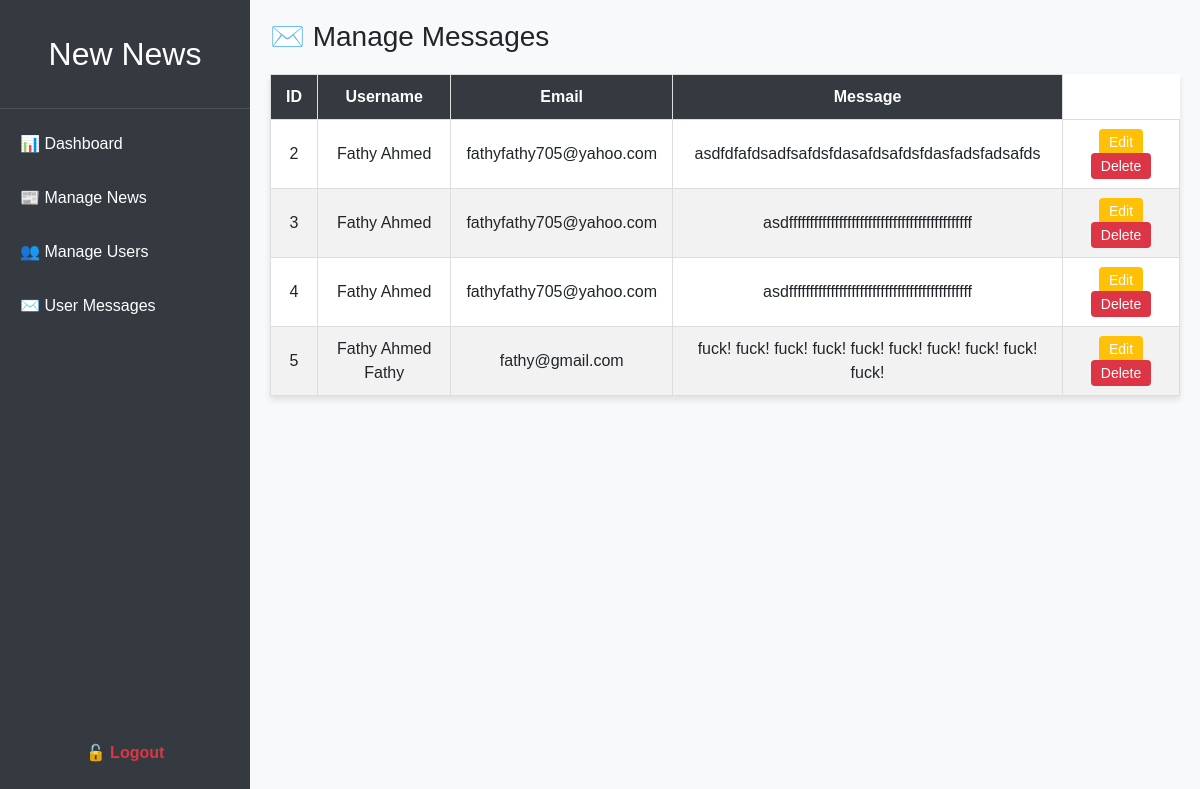
/admin/manage_message.php, run on the app's committed database.
### tables this page shows
CREATE TABLE `message` (
  `message_id` int(11) NOT NULL,
  `email_message` text NOT NULL,
  `message_content` text NOT NULL,
  `username` text DEFAULT NULL
);

### admin/manage_message.php (the view, shortened to what this page needs)
<?php
  require '../connection.php';
?>
<!DOCTYPE html>
<html lang="en">
<head>
  <link href="https://cdn.jsdelivr.net/npm/bootstrap@5.3.0/dist/css/bootstrap.min.css" rel="stylesheet">
  <link rel="stylesheet" href="../css/manage_message.css">
</head>
<body>
  <div class="sidebar">
  <h2><a href="/newnews">New News</a></h2>
    <a href="AdminPanel.php">📊 Dashboard</a>
      <a href="manage_news.php">📰 Manage News</a>
      <a href="manage_user.php">👥 Manage Users</a>
      <a href="manage_message.php">✉️ User Messages</a>
      <div class="logout-btn">
        <a href="logout.php">🔓 Logout</a>
    </div>
  </div>
  <div class="main-content">
    <h1>✉️ Manage Messages</h1>
    <table>
      <thead>
        <tr>
          <th>ID</th>
          <th>Username</th>
          <th>Email</th>
          <th>Message</th>
        </tr>
      </thead>
      <tbody>
        <?php
          $sql = "SELECT message_id,username,email_message,message_content FROM message";
          $result = $conn->query($sql);
          if ($result->num_rows > 0) {
              while ($row = $result->fetch_assoc()) {
                  echo "<tr>
                          <td>{$row['message_id']}</td>
                          <td>{$row['username']}</td>
                          <td>{$row['email_message']}</td>
                          <td>{$row['message_content']}</td>
                          <td>
                            <a href='#' class='action-btn edit-btn'>Edit</a>
                            <a href='delete_message.php' class='action-btn delete-btn'>Delete</a>
                          </td>
                        </tr>";
              }
          } else {
              echo "<tr><td colspan='6'>No users found</td></tr>";
          }
        ?>
      </tbody>
    </table>
  </div>
</body>
</html>

### css/manage_message.css (style rules this page uses)
body { font-family: Arial, sans-serif; margin: 0; padding: 0; background-color: #f8f9fa; }
.sidebar { width: 250px; height: 100vh; background-color: #343a40; color: white; position: fixed; top: 0; left: 0; display: flex; flex-direction: column; }
.sidebar h2 { text-align: center; padding: 20px 0; border-bottom: 1px solid #495057; }
.sidebar a { text-decoration: none; color: white; padding: 15px 20px; display: block; transition: background 0.3s; }
.logout-btn { margin-top: auto; margin-bottom: 20px; text-align: center; }
.logout-btn a { color: #dc3545; font-weight: bold; }
.main-content { margin-left: 250px; padding: 20px; }
.main-content h1 { font-size: 28px; margin-bottom: 20px; }
table { width: 100%; background-color: white; border-collapse: collapse; box-shadow: 0 4px 6px rgba(0, 0, 0, 0.1); }
table th, table td { padding: 10px 15px; border: 1px solid #ddd; text-align: center; }
table th { background-color: #343a40; color: white; }
table tr:nth-child(even) { background-color: #f2f2f2; }
.action-btn { text-decoration: none; padding: 5px 10px; margin: 2px; border-radius: 4px; font-size: 14px; }
.edit-btn { background-color: #ffc107; color: white; }
.delete-btn { background-color: #dc3545; color: white; }

### data on the page
message: message_id "2", username "Fathy Ahmed", email_message "fathyfathy705@yahoo.com", message_content "asdfdfafdsadfsafdsfdasafdsafdsfdasfadsfadsafds"
message: message_id "3", username "Fathy Ahmed", email_message "fathyfathy705@yahoo.com", message_content "asdffffffffffffffffffffffffffffffffffffffffffff"
message: message_id "4", username "Fathy Ahmed", email_message "fathyfathy705@yahoo.com", message_content "asdffffffffffffffffffffffffffffffffffffffffffff"
message: message_id "5", username "Fathy Ahmed Fathy", email_message "fathy@gmail.com", message_content "fuck! fuck! fuck! fuck! fuck! fuck! fuck! fuck! fuck! fuck!"
